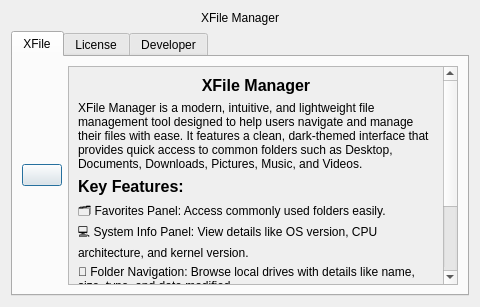
<?xml version="1.0" encoding="UTF-8"?>
<ui version="4.0">
 <class>About_XFile_Manager</class>
 <widget class="QDialog" name="About_XFile_Manager">
  <property name="geometry">
   <rect>
    <x>0</x>
    <y>0</y>
    <width>480</width>
    <height>307</height>
   </rect>
  </property>
  <property name="windowTitle">
   <string>XFile</string>
  </property>
  <property name="windowIcon">
   <iconset>
    <normalon>:/Res/icons/logo.png</normalon>
   </iconset>
  </property>
  <layout class="QHBoxLayout" name="horizontalLayout">
   <item>
    <layout class="QVBoxLayout" name="verticalLayout">
     <item>
      <widget class="QLabel" name="label">
       <property name="sizePolicy">
        <sizepolicy hsizetype="Preferred" vsizetype="Fixed">
         <horstretch>0</horstretch>
         <verstretch>0</verstretch>
        </sizepolicy>
       </property>
       <property name="text">
        <string>XFile Manager</string>
       </property>
       <property name="alignment">
        <set>Qt::AlignmentFlag::AlignCenter</set>
       </property>
      </widget>
     </item>
     <item>
      <widget class="QTabWidget" name="tabWidget">
       <property name="currentIndex">
        <number>0</number>
       </property>
       <widget class="QWidget" name="XFile">
        <attribute name="icon">
         <iconset>
          <normalon>:/Res/icons/logo.png</normalon>
         </iconset>
        </attribute>
        <attribute name="title">
         <string>XFile</string>
        </attribute>
        <layout class="QHBoxLayout" name="horizontalLayout_3">
         <item>
          <layout class="QHBoxLayout" name="horizontalLayout_2">
           <item>
            <widget class="QPushButton" name="pushButton">
             <property name="sizePolicy">
              <sizepolicy hsizetype="Fixed" vsizetype="Fixed">
               <horstretch>0</horstretch>
               <verstretch>0</verstretch>
              </sizepolicy>
             </property>
             <property name="minimumSize">
              <size>
               <width>0</width>
               <height>0</height>
              </size>
             </property>
             <property name="maximumSize">
              <size>
               <width>16777215</width>
               <height>16777215</height>
              </size>
             </property>
             <property name="text">
              <string/>
             </property>
             <property name="icon">
              <iconset>
               <normalon>:/Res/icons/logo.png</normalon>
              </iconset>
             </property>
             <property name="iconSize">
              <size>
               <width>150</width>
               <height>150</height>
              </size>
             </property>
            </widget>
           </item>
           <item>
            <layout class="QVBoxLayout" name="verticalLayout_3">
             <item>
              <widget class="QScrollArea" name="scrollArea">
               <property name="widgetResizable">
                <bool>true</bool>
               </property>
               <widget class="QWidget" name="scrollAreaWidgetContents">
                <property name="geometry">
                 <rect>
                  <x>0</x>
                  <y>0</y>
                  <width>266</width>
                  <height>459</height>
                 </rect>
                </property>
                <property name="sizePolicy">
                 <sizepolicy hsizetype="Preferred" vsizetype="Expanding">
                  <horstretch>0</horstretch>
                  <verstretch>0</verstretch>
                 </sizepolicy>
                </property>
                <layout class="QHBoxLayout" name="horizontalLayout_4">
                 <item>
                  <layout class="QVBoxLayout" name="verticalLayout_4">
                   <item>
                    <widget class="QLabel" name="label_2">
                     <property name="sizePolicy">
                      <sizepolicy hsizetype="Preferred" vsizetype="Expanding">
                       <horstretch>0</horstretch>
                       <verstretch>0</verstretch>
                      </sizepolicy>
                     </property>
                     <property name="font">
                      <font>
                       <pointsize>12</pointsize>
                       <bold>true</bold>
                      </font>
                     </property>
                     <property name="text">
                      <string>XFile Manager</string>
                     </property>
                     <property name="alignment">
                      <set>Qt::AlignmentFlag::AlignCenter</set>
                     </property>
                    </widget>
                   </item>
                   <item>
                    <widget class="QLabel" name="label_3">
                     <property name="sizePolicy">
                      <sizepolicy hsizetype="Preferred" vsizetype="Expanding">
                       <horstretch>0</horstretch>
                       <verstretch>0</verstretch>
                      </sizepolicy>
                     </property>
                     <property name="text">
                      <string>XFile Manager is a modern, intuitive, and lightweight file management tool designed to help users navigate and manage their files with ease. It features a clean, dark-themed interface that provides quick access to common folders such as Desktop, Documents, Downloads, Pictures, Music, and Videos.</string>
                     </property>
                     <property name="wordWrap">
                      <bool>true</bool>
                     </property>
                    </widget>
                   </item>
                   <item>
                    <widget class="QLabel" name="label_17">
                     <property name="sizePolicy">
                      <sizepolicy hsizetype="Preferred" vsizetype="Expanding">
                       <horstretch>0</horstretch>
                       <verstretch>0</verstretch>
                      </sizepolicy>
                     </property>
                     <property name="font">
                      <font>
                       <pointsize>12</pointsize>
                       <bold>true</bold>
                      </font>
                     </property>
                     <property name="text">
                      <string>Key Features:</string>
                     </property>
                    </widget>
                   </item>
                   <item>
                    <widget class="QLabel" name="label_4">
                     <property name="sizePolicy">
                      <sizepolicy hsizetype="Preferred" vsizetype="MinimumExpanding">
                       <horstretch>0</horstretch>
                       <verstretch>0</verstretch>
                      </sizepolicy>
                     </property>
                     <property name="text">
                      <string>🗂️ Favorites Panel: Access commonly used folders easily.
💻 System Info Panel: View details like OS version, CPU architecture, and kernel version.
📁 Folder Navigation: Browse local drives with details like name, size, type, and date modified.
📋 Copy Path Function: Copy folder or file paths for easy sharing.
🌙 Dark Mode: A sleek dark theme for comfortable usage.

XFile Manager is a simple, yet powerful tool for managing files, directories, and system information efficiently.
</string>
                     </property>
                     <property name="wordWrap">
                      <bool>true</bool>
                     </property>
                    </widget>
                   </item>
                  </layout>
                 </item>
                </layout>
               </widget>
              </widget>
             </item>
            </layout>
           </item>
          </layout>
         </item>
        </layout>
       </widget>
       <widget class="QWidget" name="License">
        <property name="sizePolicy">
         <sizepolicy hsizetype="Preferred" vsizetype="Preferred">
          <horstretch>0</horstretch>
          <verstretch>0</verstretch>
         </sizepolicy>
        </property>
        <attribute name="icon">
         <iconset>
          <normalon>:/Res/icons/License.png</normalon>
         </iconset>
        </attribute>
        <attribute name="title">
         <string>License</string>
        </attribute>
        <layout class="QHBoxLayout" name="horizontalLayout_5">
         <item>
          <layout class="QVBoxLayout" name="verticalLayout_5">
           <item>
            <widget class="QLabel" name="label_5">
             <property name="sizePolicy">
              <sizepolicy hsizetype="Preferred" vsizetype="Fixed">
               <horstretch>0</horstretch>
               <verstretch>0</verstretch>
              </sizepolicy>
             </property>
             <property name="text">
              <string>OPEN SOURCE LICENSE : MIT</string>
             </property>
            </widget>
           </item>
           <item>
            <widget class="QScrollArea" name="scrollArea_2">
             <property name="widgetResizable">
              <bool>true</bool>
             </property>
             <widget class="QWidget" name="scrollAreaWidgetContents_2">
              <property name="geometry">
               <rect>
                <x>0</x>
                <y>0</y>
                <width>428</width>
                <height>466</height>
               </rect>
              </property>
              <layout class="QVBoxLayout" name="verticalLayout_2">
               <item>
                <widget class="QLabel" name="label_6">
                 <property name="text">
                  <string>MIT License
============
XFile Manager
================

Copyright 2024 Arsh

Permission is hereby granted, free of charge, to any person obtaining a copy of this software and associated documentation files (the “Software”), to deal in the Software without restriction, including without limitation the rights to use, copy, modify, merge, publish, distribute, sublicense, and/or sell copies of the Software, and to permit persons to whom the Software is furnished to do so, subject to the following conditions:

The above copyright notice and this permission notice shall be included in all copies or substantial portions of the Software.

THE SOFTWARE IS PROVIDED “AS IS”, WITHOUT WARRANTY OF ANY KIND, EXPRESS OR IMPLIED, INCLUDING BUT NOT LIMITED TO THE WARRANTIES OF MERCHANTABILITY, FITNESS FOR A PARTICULAR PURPOSE AND NONINFRINGEMENT. IN NO EVENT SHALL THE AUTHORS OR COPYRIGHT HOLDERS BE LIABLE FOR ANY CLAIM, DAMAGES OR OTHER LIABILITY, WHETHER IN AN ACTION OF CONTRACT, TORT OR OTHERWISE, ARISING FROM, OUT OF OR IN CONNECTION WITH THE SOFTWARE OR THE USE OR OTHER DEALINGS IN THE SOFTWARE.


</string>
                 </property>
                 <property name="wordWrap">
                  <bool>true</bool>
                 </property>
                </widget>
               </item>
              </layout>
             </widget>
            </widget>
           </item>
          </layout>
         </item>
        </layout>
       </widget>
       <widget class="QWidget" name="Developer">
        <attribute name="icon">
         <iconset>
          <normalon>:/Res/icons/Developer.png</normalon>
         </iconset>
        </attribute>
        <attribute name="title">
         <string>Developer</string>
        </attribute>
        <layout class="QHBoxLayout" name="horizontalLayout_7">
         <item>
          <layout class="QVBoxLayout" name="verticalLayout_7">
           <item>
            <widget class="QPushButton" name="pushButton_2">
             <property name="font">
              <font>
               <pointsize>12</pointsize>
               <bold>true</bold>
              </font>
             </property>
             <property name="text">
              <string>  XFile Manager developer by Arsh</string>
             </property>
             <property name="icon">
              <iconset>
               <normalon>:/Res/icons/logo.png</normalon>
              </iconset>
             </property>
             <property name="iconSize">
              <size>
               <width>26</width>
               <height>26</height>
              </size>
             </property>
            </widget>
           </item>
           <item>
            <layout class="QHBoxLayout" name="horizontalLayout_8">
             <item>
              <layout class="QVBoxLayout" name="verticalLayout_8">
               <item>
                <layout class="QFormLayout" name="formLayout">
                 <item row="0" column="0">
                  <widget class="QLabel" name="label_8">
                   <property name="text">
                    <string>Version</string>
                   </property>
                  </widget>
                 </item>
                 <item row="1" column="0">
                  <widget class="QLabel" name="label_9">
                   <property name="text">
                    <string>Relase Date</string>
                   </property>
                  </widget>
                 </item>
                 <item row="2" column="0">
                  <widget class="QLabel" name="label_10">
                   <property name="text">
                    <string>License </string>
                   </property>
                  </widget>
                 </item>
                 <item row="4" column="0">
                  <widget class="QLabel" name="label_7">
                   <property name="text">
                    <string>Support </string>
                   </property>
                  </widget>
                 </item>
                 <item row="0" column="1">
                  <widget class="QLabel" name="label_11">
                   <property name="text">
                    <string>1.0.1</string>
                   </property>
                  </widget>
                 </item>
                 <item row="1" column="1">
                  <widget class="QLabel" name="label_12">
                   <property name="text">
                    <string>27-10-2024</string>
                   </property>
                  </widget>
                 </item>
                 <item row="2" column="1">
                  <widget class="QLabel" name="label_13">
                   <property name="text">
                    <string>MIT</string>
                   </property>
                  </widget>
                 </item>
                 <item row="4" column="1">
                  <widget class="QLabel" name="label_14">
                   <property name="text">
                    <string>Visit https://github.com/arshc0der/XFile_Manager</string>
                   </property>
                  </widget>
                 </item>
                 <item row="3" column="0">
                  <widget class="QLabel" name="label_15">
                   <property name="text">
                    <string>Developer</string>
                   </property>
                  </widget>
                 </item>
                 <item row="3" column="1">
                  <widget class="QLabel" name="label_16">
                   <property name="text">
                    <string>Arsh</string>
                   </property>
                  </widget>
                 </item>
                </layout>
               </item>
               <item>
                <widget class="QCommandLinkButton" name="contribute_button">
                 <property name="text">
                  <string>Let's Contribute in XFile Manager</string>
                 </property>
                 <property name="icon">
                  <iconset>
                   <normalon>:/Res/icons/Github.png</normalon>
                  </iconset>
                 </property>
                </widget>
               </item>
              </layout>
             </item>
            </layout>
           </item>
          </layout>
         </item>
        </layout>
       </widget>
      </widget>
     </item>
    </layout>
   </item>
  </layout>
 </widget>
 <resources/>
 <connections/>
</ui>
